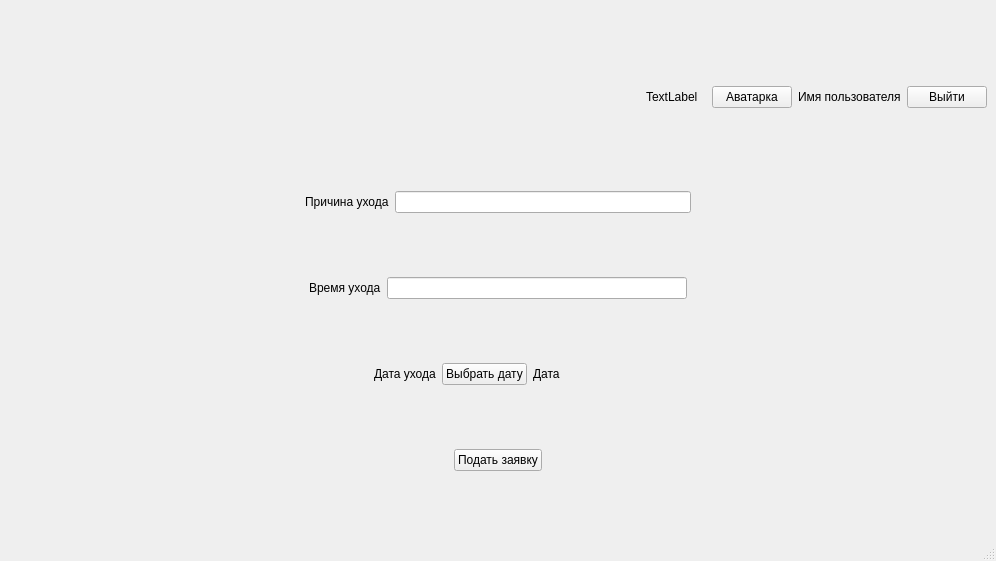
<?xml version="1.0" encoding="UTF-8"?>
<ui version="4.0">
 <class>MainWindow</class>
 <widget class="QMainWindow" name="MainWindow">
  <property name="geometry">
   <rect>
    <x>0</x>
    <y>0</y>
    <width>996</width>
    <height>561</height>
   </rect>
  </property>
  <property name="windowTitle">
   <string>MainWindow</string>
  </property>
  <widget class="QWidget" name="centralwidget">
   <layout class="QVBoxLayout" name="verticalLayout">
    <item>
     <layout class="QHBoxLayout" name="horizontalLayout_3">
      <item>
       <spacer name="horizontalSpacer">
        <property name="orientation">
         <enum>Qt::Horizontal</enum>
        </property>
        <property name="sizeHint" stdset="0">
         <size>
          <width>40</width>
          <height>20</height>
         </size>
        </property>
       </spacer>
      </item>
      <item>
       <widget class="QLabel" name="label_6">
        <property name="sizePolicy">
         <sizepolicy hsizetype="Fixed" vsizetype="Fixed">
          <horstretch>0</horstretch>
          <verstretch>0</verstretch>
         </sizepolicy>
        </property>
        <property name="minimumSize">
         <size>
          <width>60</width>
          <height>60</height>
         </size>
        </property>
        <property name="maximumSize">
         <size>
          <width>60</width>
          <height>60</height>
         </size>
        </property>
        <property name="text">
         <string>TextLabel</string>
        </property>
       </widget>
      </item>
      <item>
       <widget class="QPushButton" name="pushButton_5">
        <property name="text">
         <string>Аватарка</string>
        </property>
        <property name="autoRepeat">
         <bool>false</bool>
        </property>
       </widget>
      </item>
      <item>
       <widget class="QLabel" name="label_4">
        <property name="text">
         <string>Имя пользователя</string>
        </property>
       </widget>
      </item>
      <item>
       <widget class="QPushButton" name="pushButton_4">
        <property name="text">
         <string>Выйти</string>
        </property>
        <property name="autoRepeat">
         <bool>false</bool>
        </property>
       </widget>
      </item>
     </layout>
    </item>
    <item>
     <layout class="QHBoxLayout" name="horizontalLayout">
      <item>
       <spacer name="horizontalSpacer_2">
        <property name="orientation">
         <enum>Qt::Horizontal</enum>
        </property>
        <property name="sizeHint" stdset="0">
         <size>
          <width>40</width>
          <height>20</height>
         </size>
        </property>
       </spacer>
      </item>
      <item>
       <widget class="QLabel" name="label">
        <property name="text">
         <string>Причина ухода</string>
        </property>
       </widget>
      </item>
      <item>
       <widget class="QLineEdit" name="lineEdit"/>
      </item>
      <item>
       <spacer name="horizontalSpacer_6">
        <property name="orientation">
         <enum>Qt::Horizontal</enum>
        </property>
        <property name="sizeHint" stdset="0">
         <size>
          <width>40</width>
          <height>20</height>
         </size>
        </property>
       </spacer>
      </item>
     </layout>
    </item>
    <item>
     <layout class="QHBoxLayout" name="horizontalLayout_2">
      <item>
       <spacer name="horizontalSpacer_3">
        <property name="orientation">
         <enum>Qt::Horizontal</enum>
        </property>
        <property name="sizeHint" stdset="0">
         <size>
          <width>40</width>
          <height>20</height>
         </size>
        </property>
       </spacer>
      </item>
      <item>
       <widget class="QLabel" name="label_2">
        <property name="text">
         <string>Время ухода</string>
        </property>
       </widget>
      </item>
      <item>
       <widget class="QLineEdit" name="lineEdit_2"/>
      </item>
      <item>
       <spacer name="horizontalSpacer_7">
        <property name="orientation">
         <enum>Qt::Horizontal</enum>
        </property>
        <property name="sizeHint" stdset="0">
         <size>
          <width>40</width>
          <height>20</height>
         </size>
        </property>
       </spacer>
      </item>
     </layout>
    </item>
    <item>
     <layout class="QHBoxLayout" name="horizontalLayout_4">
      <item>
       <spacer name="horizontalSpacer_4">
        <property name="orientation">
         <enum>Qt::Horizontal</enum>
        </property>
        <property name="sizeHint" stdset="0">
         <size>
          <width>40</width>
          <height>20</height>
         </size>
        </property>
       </spacer>
      </item>
      <item>
       <widget class="QLabel" name="label_3">
        <property name="text">
         <string>Дата ухода</string>
        </property>
       </widget>
      </item>
      <item>
       <widget class="QPushButton" name="pushButton">
        <property name="text">
         <string>Выбрать дату</string>
        </property>
       </widget>
      </item>
      <item>
       <widget class="QLabel" name="label_5">
        <property name="sizePolicy">
         <sizepolicy hsizetype="Minimum" vsizetype="Fixed">
          <horstretch>0</horstretch>
          <verstretch>0</verstretch>
         </sizepolicy>
        </property>
        <property name="minimumSize">
         <size>
          <width>90</width>
          <height>0</height>
         </size>
        </property>
        <property name="text">
         <string>Дата</string>
        </property>
       </widget>
      </item>
      <item>
       <spacer name="horizontalSpacer_8">
        <property name="orientation">
         <enum>Qt::Horizontal</enum>
        </property>
        <property name="sizeHint" stdset="0">
         <size>
          <width>40</width>
          <height>20</height>
         </size>
        </property>
       </spacer>
      </item>
     </layout>
    </item>
    <item>
     <layout class="QHBoxLayout" name="horizontalLayout_5">
      <item>
       <spacer name="horizontalSpacer_5">
        <property name="orientation">
         <enum>Qt::Horizontal</enum>
        </property>
        <property name="sizeHint" stdset="0">
         <size>
          <width>40</width>
          <height>20</height>
         </size>
        </property>
       </spacer>
      </item>
      <item>
       <widget class="QPushButton" name="pushButton_3">
        <property name="text">
         <string>Подать заявку</string>
        </property>
       </widget>
      </item>
      <item>
       <spacer name="horizontalSpacer_9">
        <property name="orientation">
         <enum>Qt::Horizontal</enum>
        </property>
        <property name="sizeHint" stdset="0">
         <size>
          <width>40</width>
          <height>20</height>
         </size>
        </property>
       </spacer>
      </item>
     </layout>
    </item>
   </layout>
  </widget>
  <widget class="QMenuBar" name="menubar">
   <property name="geometry">
    <rect>
     <x>0</x>
     <y>0</y>
     <width>996</width>
     <height>26</height>
    </rect>
   </property>
  </widget>
  <widget class="QStatusBar" name="statusbar"/>
 </widget>
 <resources/>
 <connections/>
</ui>
